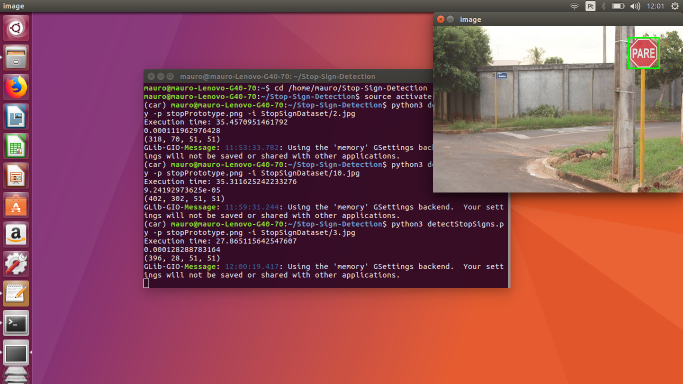
#> input picture Captura de tela de 2017-11-28 12-01-56.png, 1366 x 768 px (shown at 1/2 size)
$ python detectStopSigns.py --image 'Captura de tela de 2017-11-28 12-01-56.png' --prototype stopPrototype.png
#> lines starting #> are read from the running program, lines starting #| are printed output that depends on the picture; after the words box and inside, x2 and y2 are one past the last pixel; in counts of white or black regions, pixels touching at a corner belong together; long printed decimals are rounded
import imutils
import numpy as np

#
# Computes mean square error between two n-d matrices. Lower = more similar.
#
def meanSquareError(img1, img2):
    assert img1.shape == img2.shape, "Images must be the same shape."
    error = np.sum((img1.astype("float") - img2.astype("float")) ** 2)
    error = error/float(img1.shape[0] * img1.shape[1] * img1.shape[2])
    return error

def compareImages(img1, img2):
    return 1/meanSquareError(img1, img2)


#
# Computes pyramids of images (starts with the original and down samples).
# Adapted from:
# http://www.pyimagesearch.com/2015/03/16/image-pyramids-with-python-and-opencv/
#
def pyramid(image, scale = 1.5, minSize = 30, maxSize = 1000):
    yield image
    while True:
        w = int(image.shape[1] / scale)
        image = imutils.resize(image, width = w)
        if(image.shape[0] < minSize or image.shape[1] < minSize):
            break
        if (image.shape[0] > maxSize or image.shape[1] > maxSize):
            continue
        yield image

#
# "Slides" a window over the image. See for this url for cool animation:
# http://www.pyimagesearch.com/2015/03/23/sliding-windows-for-object-detection-with-python-and-opencv/
#A funçâo range utilizada faz com que o código fique um pouco mais lento pois ela irá imediatamente gerar uma lista  e alocar essa lista na memória
#Já a função xrange irá ter um melhor desempenho devido ela gerar todos de uma só vez economizando espaço na memória e tempo
def sliding_window(image, stepSize, windowSize):
    for y in range(0, image.shape[0], stepSize):
        for x in range(0, image.shape[1], stepSize):
            yield (x, y, image[y:y+windowSize[1], x:x+windowSize[1]])


import argparse
import cv2
import time

#Pega o o prototipo e a as imagens a qual você colocou para realizar a leitura
ap = argparse.ArgumentParser()
ap.add_argument("-i", "--image", required=True, help="Path to the target image")
ap.add_argument("-p", "--prototype", required=True, help="Path to the prototype object")
args = vars(ap.parse_args())

targetImage = cv2.imread(args["image"])
#> targetImage is the input picture: shape (768, 1366, 3); mean B, G, R 83.5, 75.5, 139.4
#targetImage = cv2.GaussianBlur(targetImage, (15, 15), 0)

targetImage = imutils.resize(targetImage, width=500)
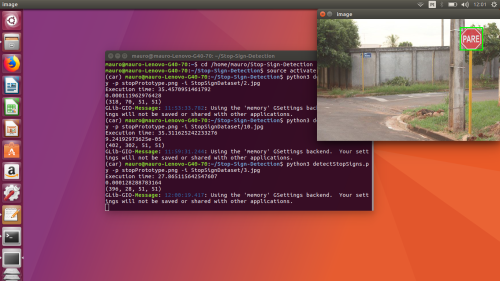
#> targetImage: shape (281, 500, 3); mean B, G, R 83.5, 75.5, 139.4
prototypeImg = cv2.imread(args["prototype"])
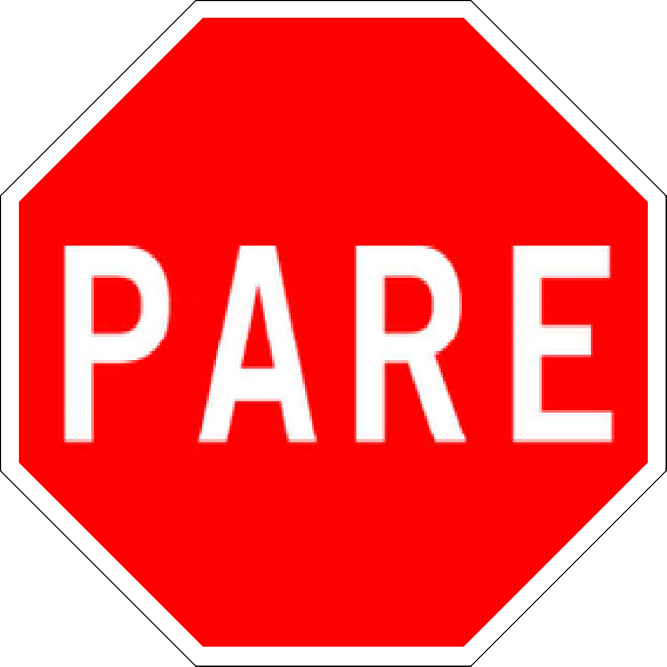
#> input picture stopPrototype.png, 2000 x 2000 px (shown at 1/3 size)
#> prototypeImg is the input picture: shape (2000, 2000, 3); mean B, G, R 92.4, 92.5, 253.2

maxSim = -1
maxBox = (0,0,0,0)

t0 = time.time()
#possível erro pode ocorrer pela formatação de espaço por tab
for p in pyramid(prototypeImg, minSize = 50, maxSize = targetImage.shape[0]):
    for (x, y, window) in sliding_window(targetImage, stepSize = 2, windowSize = p.shape):
        if window.shape[0] != p.shape[0] or window.shape[1] != p.shape[1]:
            continue

        tempSim = compareImages(p, window)
        if(tempSim > maxSim):
           maxSim = tempSim
           maxBox = (x, y, p.shape[0], p.shape[1])
#> this loop made 6 passes

t1 = time.time()

print("Execution time: " + str(t1 - t0))
#| Execution time: 7.608
print(maxSim)
#| 0.0001149
print(maxBox)
#| (372, 170, 51, 51)
buff1 = 10
(x, y, w, h) = maxBox
#possível erro pode ocorrer devido a tranformação para inteiro fazendo com que baixe assim a resolução no caso de pegar uma imagem grande ele tera dificuldade de realizar a leitura de toda extensão da mesma fazendo com que ptint somente uma área padrão ja definida anteriormente
cv2.rectangle(targetImage,(int(x-buff1/2),int(y-buff1/2)),(int(x+w+buff1/2),int(y+h+buff1/2)),(0,255,0),2)
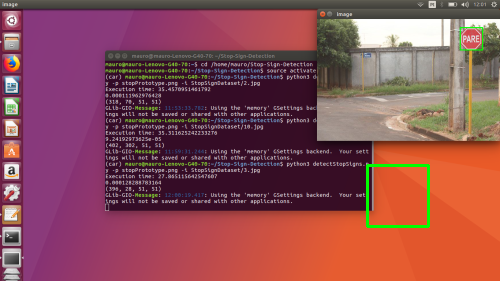
#> targetImage: shape (281, 500, 3); 0.52% of pixels changed, all inside (x1, y1, x2, y2) = (366, 164, 430, 228)


cv2.imshow('image', targetImage)
cv2.waitKey(0)
cv2.destroyAllWindows()
